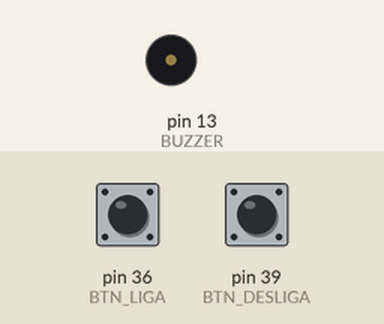
The sketch below on a simulated Arduino Mega 2560, built with avr-gcc and run on an emulated ATmega2560. Shown: buzzer (waves = sounding, pin HIGH). The test bench sets the inputs (shaded band); at power-on: pin 36 (BTN_LIGA) LOW, pin 39 (BTN_DESLIGA) LOW.

Above: at 1.2 s.
1.3 s: pin 36 (BTN_LIGA) pulled HIGH for 0.15 s
At 2.5 s:
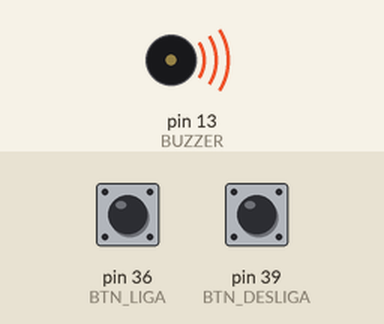
2.9 s: pin 39 (BTN_DESLIGA) pulled HIGH for 0.15 s
At 3.8 s:
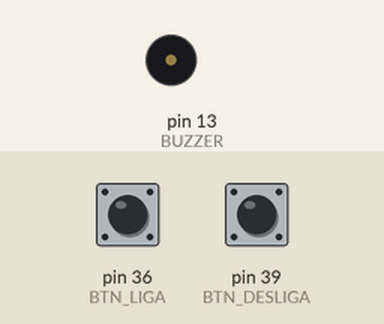
4.5 s: pin 36 (BTN_LIGA) pulled HIGH for 1 s
At 5.0 s:
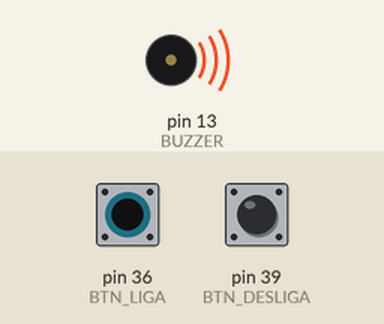
Timing chart, 0 to 7.5 s (numbered marks = the images above; inputs shaded):
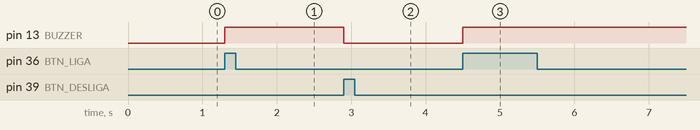

Measured:
- after the input at 1.3 s, pin 13 (BUZZER): LOW → HIGH at once
- after the input at 2.9 s, pin 13 (BUZZER): HIGH → LOW at once
- after the input at 4.5 s, pin 13 (BUZZER): LOW → HIGH at once

The sketch:

12_dois_botoes_liga_e_desliga.ino
```cpp
#define BTN_LIGA 36
#define BTN_DESLIGA 39
#define BUZZER 13

bool estadoBuzzer = false;

void setup() {
  pinMode(BTN_LIGA, INPUT);
  pinMode(BTN_DESLIGA, INPUT);
  pinMode(BUZZER, OUTPUT);
}

void loop() {
  if (digitalRead(BTN_LIGA) == HIGH) {
    estadoBuzzer = true;
  }

  if (digitalRead(BTN_DESLIGA) == HIGH) {
    estadoBuzzer = false;
  }

  // aplica estado no buzzer
  digitalWrite(BUZZER, estadoBuzzer);
}
```
